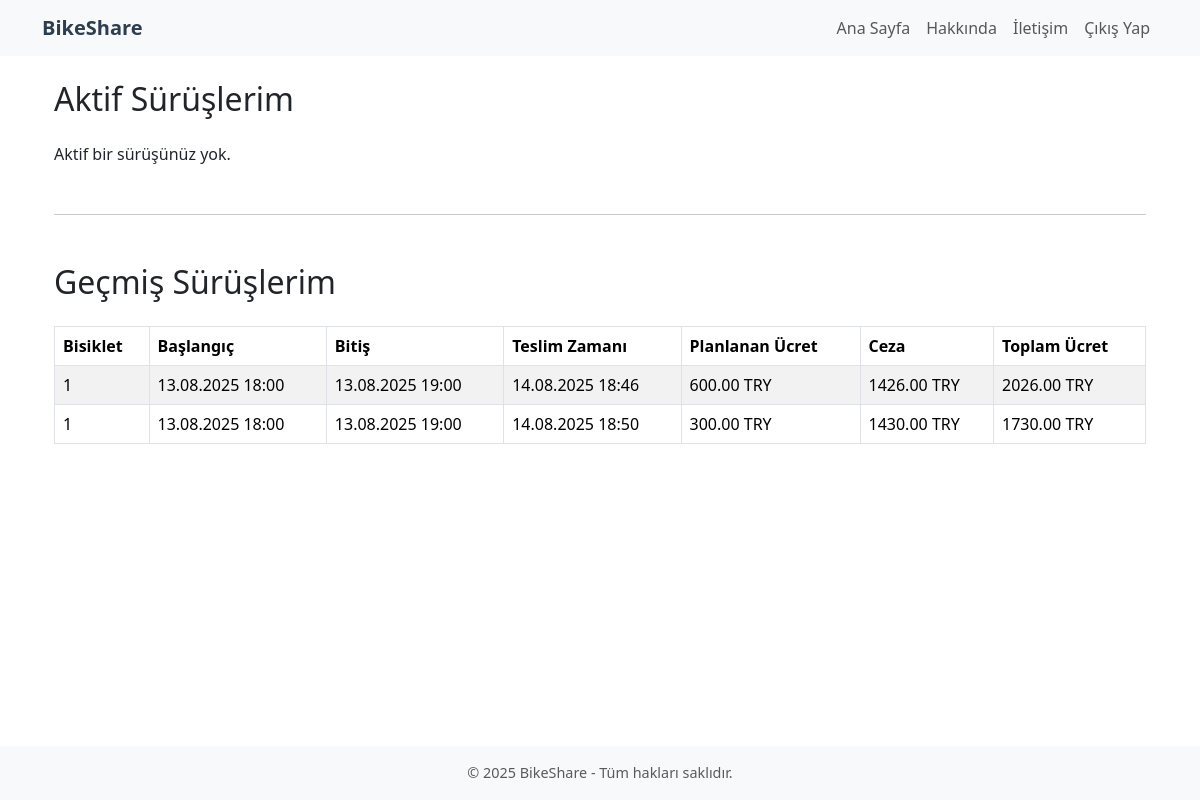
Screenshot of /suruslerim/ (signed in) with the database file from the repository.
### apps/core/models.py (models this page shows, shortened)
class Booking(models.Model):
    class Status(models.TextChoices):
        PENDING = "PENDING", "Pending"
        CONFIRMED = "CONFIRMED", "Confirmed"
        ACTIVE = "ACTIVE", "Active"
        RETURNED = "RETURNED", "Returned"
        CANCELED = "CANCELED", "Canceled"
    user = models.ForeignKey(settings.AUTH_USER_MODEL, on_delete=models.PROTECT, related_name="bookings")
    station = models.ForeignKey(Station, on_delete=models.PROTECT, related_name="bookings")
    bike = models.ForeignKey(Bike, on_delete=models.PROTECT, related_name="bookings", null=True, blank=True)
    pricing = models.ForeignKey(PricingPlan, on_delete=models.PROTECT)
    start_at = models.DateTimeField()
    end_at = models.DateTimeField()
    actual_return_at_user = models.DateTimeField(null=True, blank=True)
    actual_return_at = models.DateTimeField(null=True, blank=True)
    status = models.CharField(max_length=20, choices=Status.choices, default=Status.PENDING)
    planned_price = models.DecimalField(max_digits=10, decimal_places=2, default=0)
    penalty_amount = models.DecimalField(max_digits=10, decimal_places=2, default=0)
    total_price = models.DecimalField(max_digits=10, decimal_places=2, default=0)
    created_at = models.DateTimeField(auto_now_add=True)

class Bike(models.Model):
    station = models.ForeignKey(Station, on_delete=models.PROTECT, related_name="bikes")
    tag = models.CharField(max_length=50, unique=True)  # fiziksel etiket/kod
    is_active = models.BooleanField(default=True)

class PricingPlan(models.Model):
    name = models.CharField(max_length=80, default="Default")
    currency = models.CharField(max_length=8, default="TRY")
    base_rate_per_min = models.DecimalField(max_digits=8, decimal_places=2)       # planlanan süre
    overtime_rate_per_min = models.DecimalField(max_digits=8, decimal_places=2)   # gecikme

### apps/core/views.py (the view)
# urls.py: path('suruslerim/', views.my_bookings_view, name='my_bookings'),
@login_required
def my_bookings_view(request):
    active_bookings = Booking.objects.filter(user=request.user, status=Booking.Status.CONFIRMED)
    past_bookings = Booking.objects.filter(
        user=request.user,
        status__in=[Booking.Status.RETURNED, Booking.Status.CANCELED]
    )
    return render(request, 'core/includes/my_bookings.html', {
        'active_bookings': active_bookings,
        'past_bookings': past_bookings
    })

### apps/core/templates/core/includes/my_bookings.html (shortened to what this page needs)
{% extends 'core/base.html' %}
{% load humanize %}
{% block content %}
<div class="container">
  <h2 class="mb-4">Aktif Sürüşlerim</h2>
  {% if active_bookings %}
    <table class="table table-bordered">
      <thead>
        <tr>
          <th>Bisiklet</th>
          <th>İstasyon</th>
          <th>Başlangıç</th>
          <th>Bitiş</th>
          <th>Planlanan Ücret</th>
          <th>İşlem</th>
        </tr>
      </thead>
      <tbody>
        {% for booking in active_bookings %}
        <tr>
          <td>{{ booking.bike.tag }}</td>
          <td>{{ booking.station.name }}</td>
          <td>{{ booking.start_at|date:"d.m.Y H:i" }}</td>
          <td>{{ booking.end_at|date:"d.m.Y H:i" }}</td>
          <td>{{ booking.planned_price }} {{ booking.pricing.currency }}</td>
          <td>
            <a href="{% url 'booking_return' booking.id %}" class="btn btn-warning btn-sm">Teslim Ettim</a>
          </td>
        </tr>
        {% endfor %}
      </tbody>
    </table>
  {% else %}
    <p>Aktif bir sürüşünüz yok.</p>
  {% endif %}
  <hr class="my-5">
  <h2 class="mb-4">Geçmiş Sürüşlerim</h2>
  {% if past_bookings %}
    <table class="table table-bordered table-striped">
      <thead>
        <tr>
          <th>Bisiklet</th>
          <th>Başlangıç</th>
          <th>Bitiş</th>
          <th>Teslim Zamanı</th>
          <th>Planlanan Ücret</th>
          <th>Ceza</th>
          <th>Toplam Ücret</th>
        </tr>
      </thead>
      <tbody>
        {% for booking in past_bookings %}
        <tr>
          <td>{{ booking.bike.tag }}</td>
          <td>{{ booking.start_at|date:"d.m.Y H:i" }}</td>
          <td>{{ booking.end_at|date:"d.m.Y H:i" }}</td>
          <td>
            {% if booking.actual_return_at %}
              {{ booking.actual_return_at|date:"d.m.Y H:i" }}
            {% else %}
              -
            {% endif %}
          </td>
          <td>{{ booking.planned_price }} {{ booking.pricing.currency }}</td>
          <td>{{ booking.penalty_amount }} {{ booking.pricing.currency }}</td>
          <td>{{ booking.total_price }} {{ booking.pricing.currency }}</td>
        </tr>
        {% endfor %}
      </tbody>
    </table>
  {% else %}
    <p>Geçmiş sürüşünüz bulunmuyor.</p>
  {% endif %}
</div>
{% endblock %}

### apps/static/css/style.css (style rules this page uses)
html, body { height: 100%; }
body { font-family: 'Segoe UI', sans-serif; }

### rows the page displays
Booking: bike.tag "1", start_at "13.08.2025 18:00", end_at "13.08.2025 19:00", actual_return_at "14.08.2025 18:46", planned_price "600.00", pricing.currency "TRY", penalty_amount "1426.00", total_price "2026.00"
Booking: bike.tag "1", start_at "13.08.2025 18:00", end_at "13.08.2025 19:00", actual_return_at "14.08.2025 18:50", planned_price "300.00", pricing.currency "TRY", penalty_amount "1430.00", total_price "1730.00"
